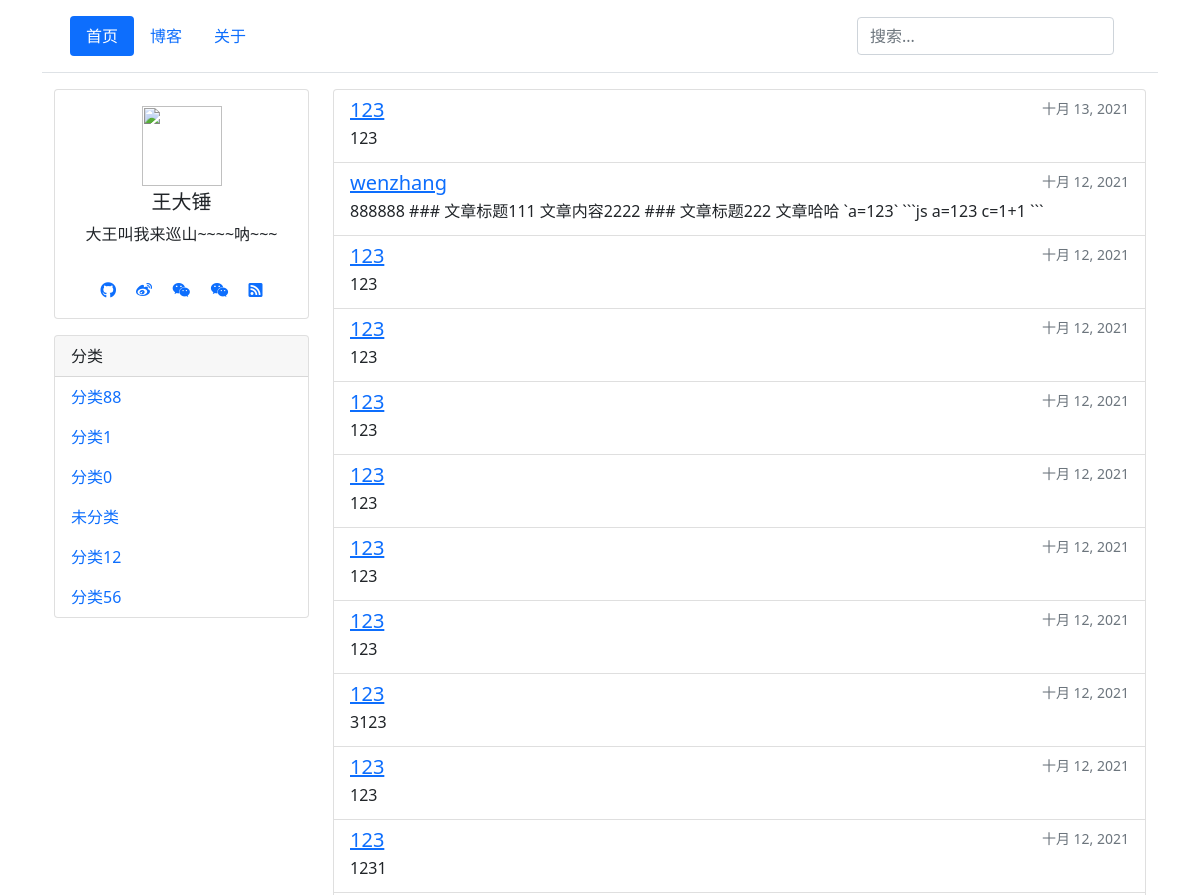
Before: / (upper part) with the older database file.
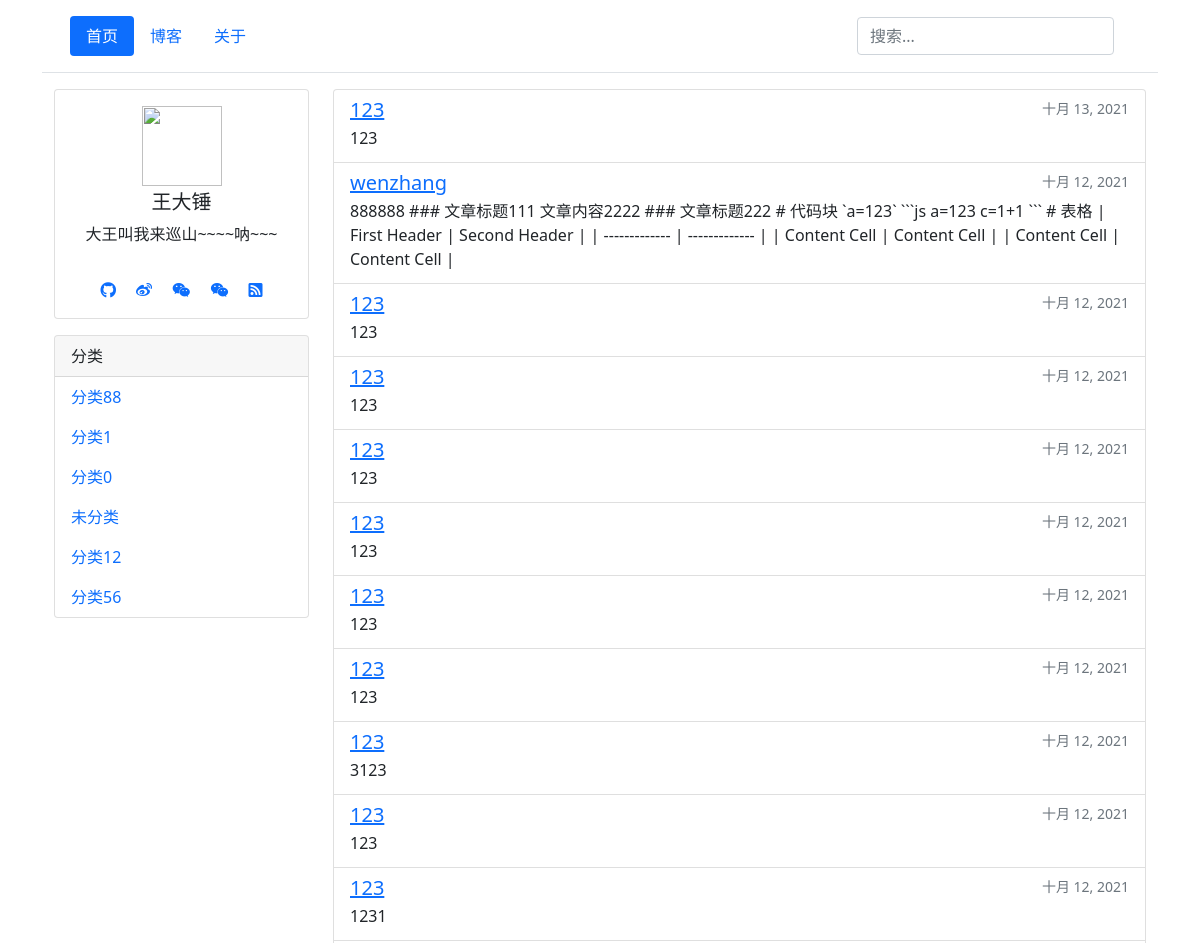
After: the same page with the newer database file.
### blog/models.py (models this page shows, shortened)
class Article(models.Model):
    title = models.CharField('文章标题',max_length=128)
    category = models.ForeignKey(Category, verbose_name='文章分类', on_delete=models.SET_DEFAULT, default=category_haveNo)
    is_public = models.BooleanField('是否公开', default=True, help_text="文章是否公开展示，不勾选就对外隐藏")
    is_original = models.BooleanField('是否原创', default=True, help_text="文章是否原创，不勾选就是转载")
    content_markdown = models.TextField('文章内容markdown', null=True, blank=True)
    content_html = models.TextField('文章内容html', null=True, blank=True,help_text="返回给客户端(根据markdown自动生成的，不要手动修改)")
    keywords = models.CharField('seo的keywords', max_length=640, blank=True, null=True)
    description = models.CharField('seo的description', max_length=640, blank=True, null=True)
    click = models.PositiveIntegerField('点击量',default=0)
    created = models.DateTimeField(verbose_name='添加时间',  auto_now_add=True)
    modified = models.DateTimeField(verbose_name='修改时间', default=timezone.now)
    def get_absolute_url(self):
        return reverse('article-detail', kwargs={'pk': self.pk})
    class Meta:
        ordering = ['-created'] # 默认按照创建时间排序
        verbose_name = "文章"
        verbose_name_plural = verbose_name

### blog/views.py (the view)
# urls.py: path('', IndexPageView.as_view(), name='home'),
class IndexPageView(ListView):
    queryset = Article.get_public_article()
    template_name = "blog/index.html"
    def get_context_data(self, **kwargs):
        context = super().get_context_data(**kwargs)
        context['SITE_CONFIG'] = settings.SITE_CONFIG  # 网站配置信息
        context['category'] = Category.objects.all()  # 网站分类
        return context

### blog/models.py (called while the page is built)
    def __str__(self):
        return self.name

    def get_absolute_url(self):
        return reverse('category-detail', kwargs={'pk': self.pk})

### templates/blog/index.html (shortened to what this page needs)
{% extends "base.html" %}
{% block content %}
<div class="container">
  <div class="row">
    <div class="col-3 d-none d-md-block">
     <div class="row">
         <div class="col">
             {% include 'user_info.html' %}
         </div>
     </div>
          <div class="row mt-3">
         <div class="col">
             {% include 'category.html' %}
         </div>
     </div>
    </div>
    <div class="col">
  <ul class="list-group  ">
      {% for article in object_list %}
   <li   class="list-group-item  ">
    <div class="d-flex w-100 justify-content-between">
      <h5 class="mb-1"><a target="_blank" href="{{ article.get_absolute_url }}"> {{ article.title }}</a></h5>
      <small class="text-muted">{{ article.created|date }}</small>
    </div>
    <p class="mb-1">{{ article.content_markdown|slice:":300" }}</p>
  </li>
   {% empty %}
        <li>内容为空。</li>
    {% endfor %}
</ul>
    </div>
  </div>
</div>
{% endblock %}

Changed rows visible on the page:
changed Article "wenzhang": content_markdown "888888 ### 文章标题111 文章内容2222 ### 文章标题222 文章哈哈 `a=123` ```js a=123 c=1+1 ```" → "…文章标题111 文章内容2222 ### 文章标题222 # 代码块 `a=123` ```js a=123 c=1+1 ``` # 表格 | First Header | Second Header | | ------------- | ------------- | | Content Cell | Content Cell | | Content Cell | Content Cell |"
